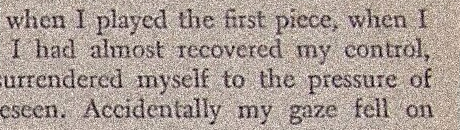
%> input picture CVLabes/CV-lab1/text3.png, 460 x 130 px
$ octave morphology.m   (GNU Octave 9; MATLAB toolbox functions it lacks are replaced by stand-ins)
%> lines starting %> are read from the running program, lines starting %| are printed output that depends on the picture; in (x1, y1, x2, y2) boxes, pixels count from 0 and x2, y2 are one past the last pixel; in counts of white or black regions, pixels touching at a corner belong together; the program's own positions count from 1
% for task 2: Morphology

% clean un-relatived items
clc
clear

% Load in "text.png"
img = imread('text3.png');
%> img is the input picture: size 130x460x3 uint8; mean R, G, B 173.2, 159.8, 152.1
% img = imread('text2.png');
% img = imread('text.png');

% resize it to size of 1024x1024
img = imresize(img, [1024, 1024]);
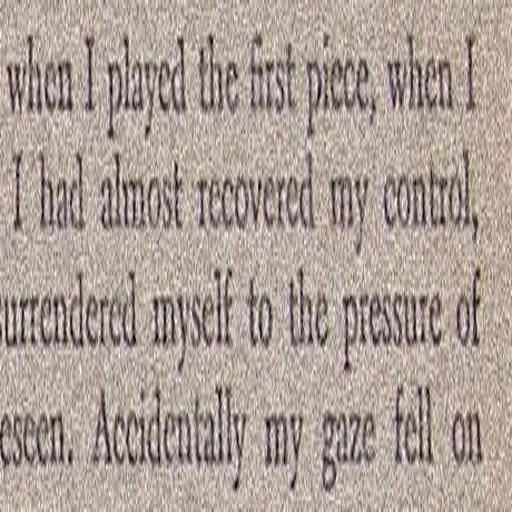
%> img: size 1024x1024x3 uint8 (shown at 1/2 size); mean R, G, B 173.2, 159.8, 152.1

% 2. display the histogram of img
I = rgb2gray(img);
bins = 50;

figure(1), imhist(I, bins), title('Text Image Historgram');
%> after `title('Text Image Historgram')`:
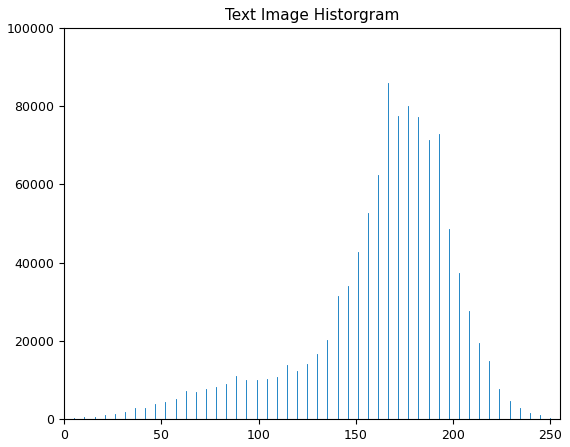
%> figure redrawn from the program's plot data; highest point at x = 166.5, y = 85855

% 3. threshold the histogram to obtain a binary image

% firstly, get the threshold from build-in method: graythresh
% http://au.mathworks.com/help/images/ref/graythresh.html
% threshold = graythresh(imgScaled);

threshold = 0.3; % text3
% threshold = 0.55; % text2
% threshold = 0.6; % text

imgThr = im2bw(img, threshold);
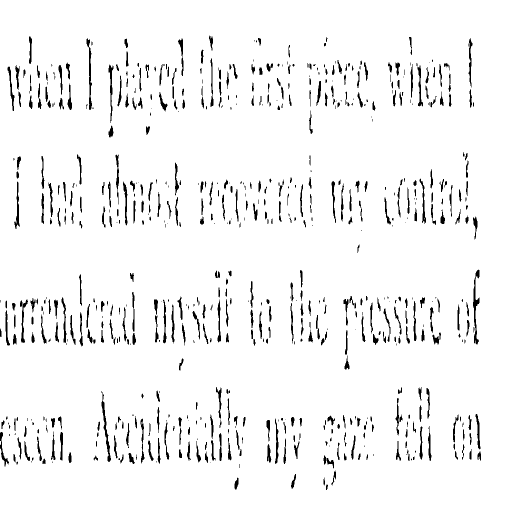
%> imgThr: size 1024x1024 logical (shown at 1/2 size); 95.4% white; 671 black regions (217 under 20 px), largest, box (x1, y1, x2, y2) and area: (946, 539, 959, 689) 719, (203, 782, 222, 924) 606, (173, 76, 184, 220) 565

% 4. count the number of white and black pixels
whitePixelNum = 0;
blackPixelNum = 0;

for row = 1 : size(imgThr,1)
    for col = 1 : size(imgThr,2)
        pix = imgThr(row, col);

        % consider of in the imgThr, there are only two kinds of pix value
        if pix == 0
            whitePixelNum = whitePixelNum + 1;
        else
            blackPixelNum = blackPixelNum + 1;
        end

    end
end
%> after the loop, blackPixelNum = 1000219; whitePixelNum = 48357

fprintf('There are %d white pixels in this image.\n', whitePixelNum);
%| There are 48357 white pixels in this image.
fprintf('There are %d black pixels in this image.\n', blackPixelNum);
%| There are 1000219 black pixels in this image.

% 5. testing the effects of applying morphological operators of "erosion",
% "dilation", "opening" and "closing" to the binary image,
% and visually inspect the effects

% first of all, get the Structuring Element, get it by
% function 'strel': http://au.mathworks.com/help/images/ref/strel.html
SE = strel('disk',28); % text3
% SE = strel('disk',4); % text2
% SE = strel('disk',20); % text

erosion = imerode(imgThr, SE);
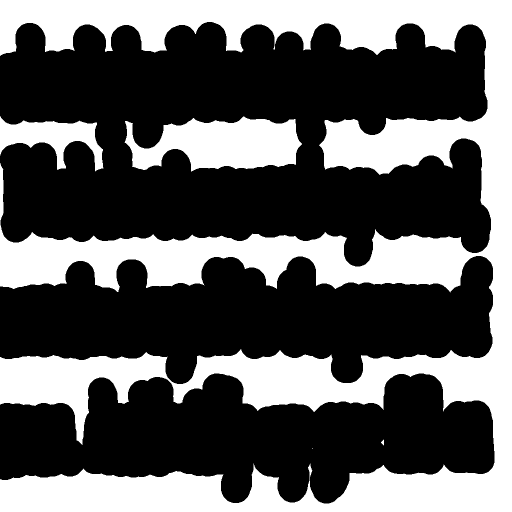
%> erosion: size 1024x1024 logical (shown at 1/2 size); 36.8% white; 5 white regions (1 under 20 px), largest, box (x1, y1, x2, y2) and area: (0, 0, 1024, 1024) 349781, (249, 233, 604, 343) 26138, (0, 232, 207, 343) 10107, (762, 879, 768, 891) 42
dilation = imdilate(imgThr, SE);
%> dilation: size 1024x1024 logical; every value is 1
opening = imopen(imgThr, SE);
%> opening: size 1024x1024 logical; 67.6% white; 7 black regions, largest, box (x1, y1, x2, y2) and area: (0, 71, 948, 277) 90314, (0, 539, 959, 741) 88014, (27, 304, 955, 479) 80171
closing = imclose(imgThr, SE);
%> closing: size 1024x1024 logical; 100% white; 2 black regions, box (x1, y1, x2, y2) and area: (0, 657, 2, 674) 28, (0, 865, 2, 882) 28

figure(2);
subplot(2,2,1), imshow(erosion), title('Erosion Result');
subplot(2,2,2), imshow(dilation), title('Dilation Result');
subplot(2,2,3), imshow(opening), title('Opening Result');
subplot(2,2,4), imshow(closing), title('Closing Result');

% 6. Design and program a morphology-based algorithm that can automatically
% segment each of the text lines from the image. In other words, input the
% particular given image "text.png",  your algorithm will automatically
% extract five sub-images containing the five text lines.

% based on the paper from Pratheeba (2010 ,et al), we perform closing,
% openning, then difference two figures, finnally, perform cca, to get the
% subfigures.
opening = imopen(imgThr, SE);
closing = imclose(imgThr, SE);

difference = imabsdiff(closing, opening);
%> difference: size 1024x1024 double; values 0 (black) and 1 (white), 32.4% white; 7 white regions, largest, box (x1, y1, x2, y2) and area: (0, 71, 948, 277) 90314, (0, 539, 959, 741) 87986, (27, 304, 955, 479) 80171

SE = strel('line', 300, 0); % text3
% SE = strel('line', 400, 0); % text2
% SE = strel('line', 70, 0); % text3

resultFigure = imdilate(difference, SE);
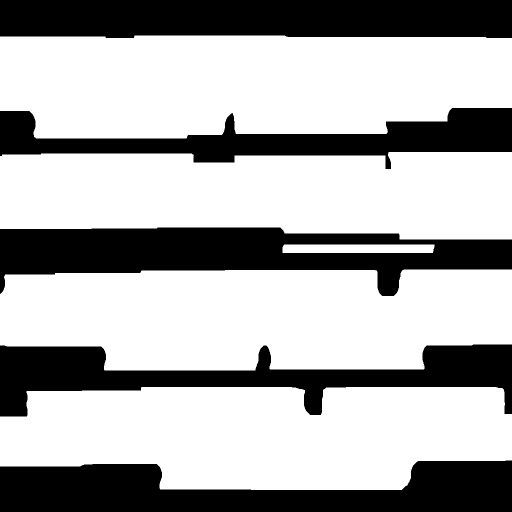
%> resultFigure: size 1024x1024 double (shown at 1/2 size); values 0 (black) and 1 (white), 67.5% white; 5 black regions

CC = bwconncomp(resultFigure);
%> CC = 5 connected components
textLineNum = CC.NumObjects;
%> textLineNum = 5
s = regionprops(CC,'BoundingBox');
%> s = 5 regions; box (x1, y1, x2, y2): (0, 71, 1024, 277), (0, 304, 1024, 479), (0, 539, 1024, 741), (0, 774, 1024, 980), (565, 489, 869, 506)
boundingBoxs = cat(1, s.BoundingBox);
%> boundingBoxs = [0.5 71.5 1024 206; 0.5 304.5 1024 175; 0.5 539.5 1024 202; 0.5 774.5 1024 206; 565.5 489.5 304 17]

figure(3),
imshow(resultFigure);

for textLineIndex = 1 : textLineNum

    testLine = boundingBoxs(textLineIndex, :);
    a = ceil(testLine(1));
    b = ceil(testLine(2));
    c = ceil(testLine(3));
    d = ceil(testLine(4));
    imgCrop = imcrop(img,[a b c d]);

    figure(3 + textLineIndex);
    imshow(imgCrop);

end
%> this loop made 5 passes
%> (testLine, a, b, c, d) on passes 1 to 5: ([0.5 71.5 1024 206], 1, 72, 1024, 206), ([0.5 304.5 1024 175], 1, 305, 1024, 175), ([0.5 539.5 1024 202], 1, 540, 1024, 202), ([0.5 774.5 1024 206], 1, 775, 1024, 206), ([565.5 489.5 304 17], 566, 490, 304, 17)
%> pass 1, `imgCrop = imcrop(img,[a b c d]);`:
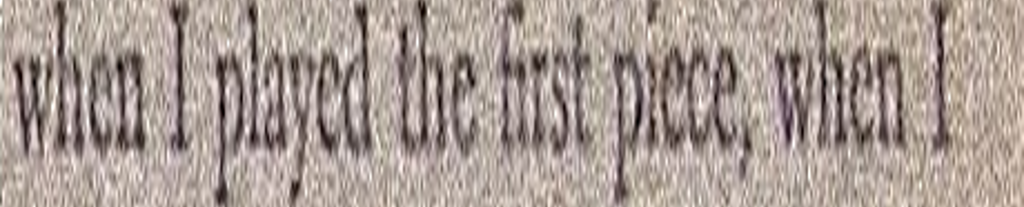
%> imgCrop: size 207x1024x3 uint8; mean R, G, B 169.4, 155.7, 148.5
%> pass 3, `imgCrop = imcrop(img,[a b c d]);`:
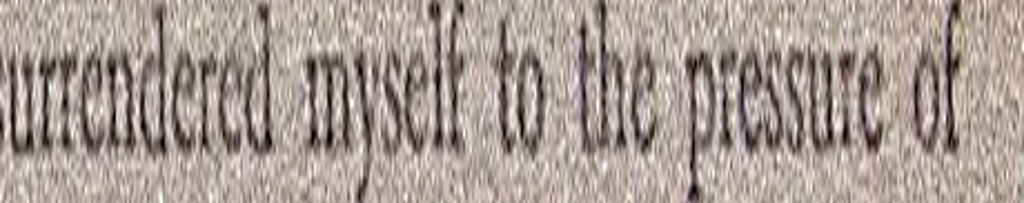
%> imgCrop: size 203x1024x3 uint8; mean R, G, B 169.2, 156.1, 149.2

$ run again, with CVLabes/CV-lab1/text.png copied over CVLabes/CV-lab1/text3.png
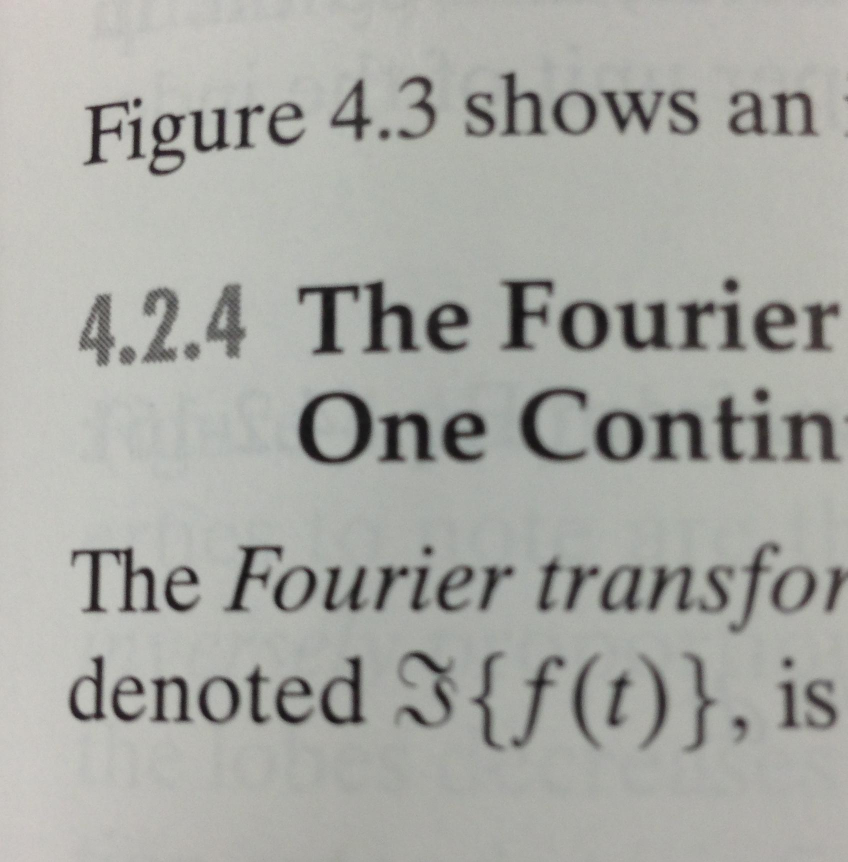
%> input picture CVLabes/CV-lab1/text.png, 1695 x 1724 px (shown at 1/2 size)
%> img is the input picture: size 1724x1695x3 uint8; mean R, G, B 168, 168.8, 163.9
%> img: size 1024x1024x3 uint8
%> `imgThr = im2bw(img, threshold);`:
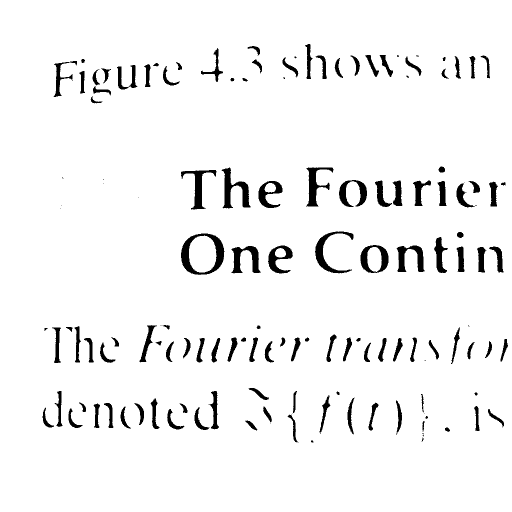
%> imgThr: size 1024x1024 logical (shown at 1/2 size); 95.3% white; 146 black regions (27 under 20 px), largest, box (x1, y1, x2, y2) and area: (362, 467, 449, 550) 2502, (443, 335, 502, 417) 1831, (630, 463, 707, 547) 1616
%> after the loop `for row = 1 : size(imgThr,1)`: blackPixelNum = 998921; whitePixelNum = 49655
%| There are 49655 white pixels in this image.
%| There are 998921 black pixels in this image.
%> erosion: size 1024x1024 logical; 55.8% white; 6 black regions, box (x1, y1, x2, y2) and area: (58, 623, 1024, 913) 206123, (335, 306, 1024, 577) 153247, (80, 61, 1007, 234) 93746, (94, 327, 154, 445) 5328, (179, 332, 235, 395) 2850, (249, 368, 304, 423) 2377
%> dilation: size 1024x1024 logical; every value is 1
%> opening: size 1024x1024 logical; 84.2% white; 17 black regions (5 under 20 px), largest, box (x1, y1, x2, y2) and area: (89, 650, 622, 726) 22672, (397, 88, 980, 164) 19532, (612, 333, 1018, 417) 19510
%> resultFigure: size 1024x1024 double; values 0 (black) and 1 (white), 37.4% white; 5 white regions
%> CC = 5 connected components
%> textLineNum = 5
%> s = 5 regions; box (x1, y1, x2, y2): (0, 88, 1024, 207), (0, 333, 1024, 432), (0, 650, 1024, 728), (0, 775, 1024, 886), (212, 455, 1024, 550)
%> boundingBoxs = [0.5 88.5 1024 119; 0.5 333.5 1024 99; 0.5 650.5 1024 78; 0.5 775.5 1024 111; 212.5 455.5 812 95]
%> the loop `for textLineIndex = 1 : textLineNum` made 5 passes
%> (testLine, a, b, c, d) on passes 1 to 5: ([0.5 88.5 1024 119], 1, 89, 1024, 119), ([0.5 333.5 1024 99], 1, 334, 1024, 99), ([0.5 650.5 1024 78], 1, 651, 1024, 78), ([0.5 775.5 1024 111], 1, 776, 1024, 111), ([212.5 455.5 812 95], 213, 456, 812, 95)
%> pass 3, `imgCrop = imcrop(img,[a b c d]);`:
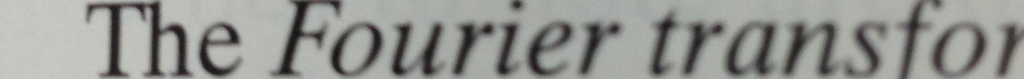
%> imgCrop: size 79x1024x3 uint8; mean R, G, B 147.7, 148.5, 144.5

$ run again, with CVLabes/CV-lab1/text2.png copied over CVLabes/CV-lab1/text3.png
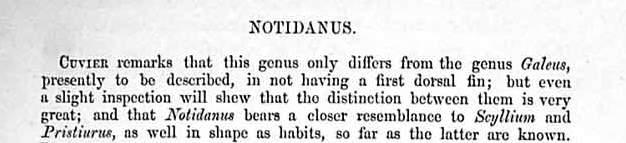
%> input picture CVLabes/CV-lab1/text2.png, 626 x 143 px
%> img is the input picture: size 143x626x3 uint8; min 0, max 255, mean 223.3
%> img: size 1024x1024x3 uint8
%> `imgThr = im2bw(img, threshold);`:
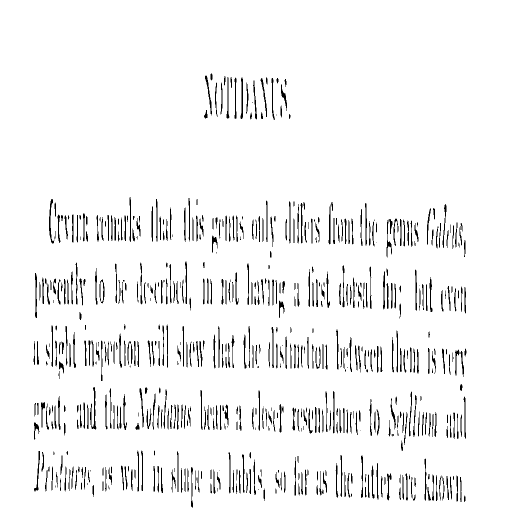
%> imgThr: size 1024x1024 logical (shown at 1/2 size); 94.8% white; black in thin lines or dots, all inside (x1, y1, x2, y2) = (67, 147, 933, 1015)
%> after the loop `for row = 1 : size(imgThr,1)`: blackPixelNum = 994350; whitePixelNum = 54226
%| There are 54226 white pixels in this image.
%| There are 994350 black pixels in this image.
%> erosion: size 1024x1024 logical; 45% white; 37 white regions (9 under 20 px), largest, box (x1, y1, x2, y2) and area: (0, 0, 1024, 1024) 456473, (156, 884, 252, 914) 1930, (538, 762, 631, 790) 1802
%> dilation: size 1024x1024 logical; every value is 1
%> opening: size 1024x1024 logical; 68.7% white; 2 black regions, box (x1, y1, x2, y2) and area: (67, 394, 933, 1024) 315609, (408, 147, 581, 240) 12877
%> resultFigure: size 1024x1024 double; values 0 (black) and 1 (white), 62.2% white; 8 black regions
%> CC = 2 connected components
%> textLineNum = 2
%> s = 2 regions; box (x1, y1, x2, y2): (0, 394, 1024, 1024), (258, 147, 731, 240)
%> boundingBoxs = [0.5 394.5 1024 630; 258.5 147.5 473 93]
%> the loop `for textLineIndex = 1 : textLineNum` made 2 passes
%> (testLine, a, b, c, d) on passes 1 to 2: ([0.5 394.5 1024 630], 1, 395, 1024, 630), ([258.5 147.5 473 93], 259, 148, 473, 93)
%> pass 2, `imgCrop = imcrop(img,[a b c d]);`:
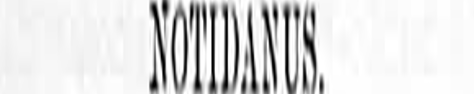
%> imgCrop: size 94x474x3 uint8; min 0, max 255, mean 222.2

$ run again, with CVLabes/CV-lab1/colourImage.png copied over CVLabes/CV-lab1/text3.png
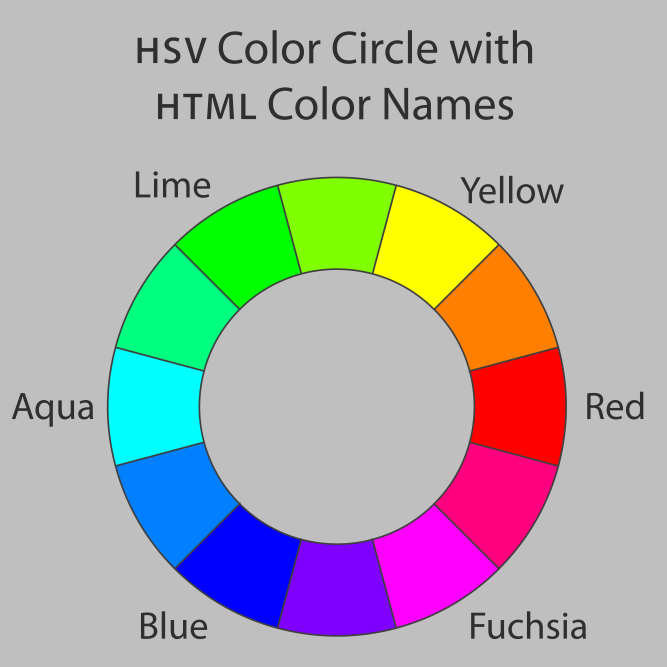
%> input picture CVLabes/CV-lab1/colourImage.png, 2000 x 2000 px (shown at 1/3 size)
%> img is the input picture: size 2000x2000x3 uint8; mean R, G, B 171.3, 171.3, 171.3
%> img: size 1024x1024x3 uint8
%> imgThr: size 1024x1024 logical; 91.2% white; 65 black regions, largest, box (x1, y1, x2, y2) and area: (165, 272, 870, 978) 70235, (591, 135, 627, 183) 765, (318, 144, 359, 183) 743
%> after the loop `for row = 1 : size(imgThr,1)`: blackPixelNum = 956256; whitePixelNum = 92320
%| There are 92320 white pixels in this image.
%| There are 956256 black pixels in this image.
%> erosion: size 1024x1024 logical; 55% white; 2 black regions, box (x1, y1, x2, y2) and area: (0, 237, 1015, 1008) 359705, (185, 20, 844, 211) 112512
%> dilation: size 1024x1024 logical; 97.2% white; 2 black regions, box (x1, y1, x2, y2) and area: (306, 810, 576, 951) 21320, (753, 566, 843, 683) 8231
%> opening: size 1024x1024 logical; 84.3% white; 2 black regions, box (x1, y1, x2, y2) and area: (12, 264, 988, 981) 107235, (212, 47, 817, 184) 57030
%> closing: size 1024x1024 logical; 94.1% white; 2 black regions, box (x1, y1, x2, y2) and area: (279, 783, 603, 978) 41666, (726, 539, 870, 710) 20557
%> difference: size 1024x1024 double; values 0 (black) and 1 (white), 9.7% white; 13 white regions (7 under 20 px), largest, box (x1, y1, x2, y2) and area: (212, 47, 817, 184) 57030, (12, 264, 866, 891) 26511, (550, 656, 900, 981) 10013, (867, 583, 988, 664) 4245, (217, 904, 354, 981) 4210, (727, 628, 731, 643) 25
%> resultFigure: size 1024x1024 double; values 0 (black) and 1 (white), 66.6% white; 5 black regions
%> CC = 2 connected components
%> textLineNum = 2
%> s = 2 regions; box (x1, y1, x2, y2): (0, 264, 1024, 981), (62, 47, 967, 184)
%> boundingBoxs = [0.5 264.5 1024 717; 62.5 47.5 905 137]
%> the loop `for textLineIndex = 1 : textLineNum` made 2 passes
%> (testLine, a, b, c, d) on passes 1 to 2: ([0.5 264.5 1024 717], 1, 265, 1024, 717), ([62.5 47.5 905 137], 63, 48, 905, 137)
%> pass 2, `imgCrop = imcrop(img,[a b c d]);`:
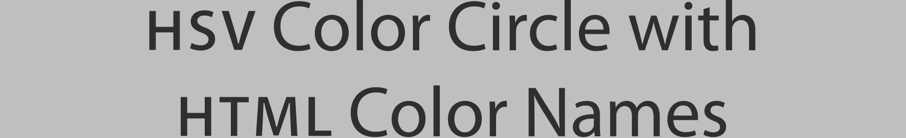
%> imgCrop: size 138x906x3 uint8; min 35, max 203, mean 173.3
